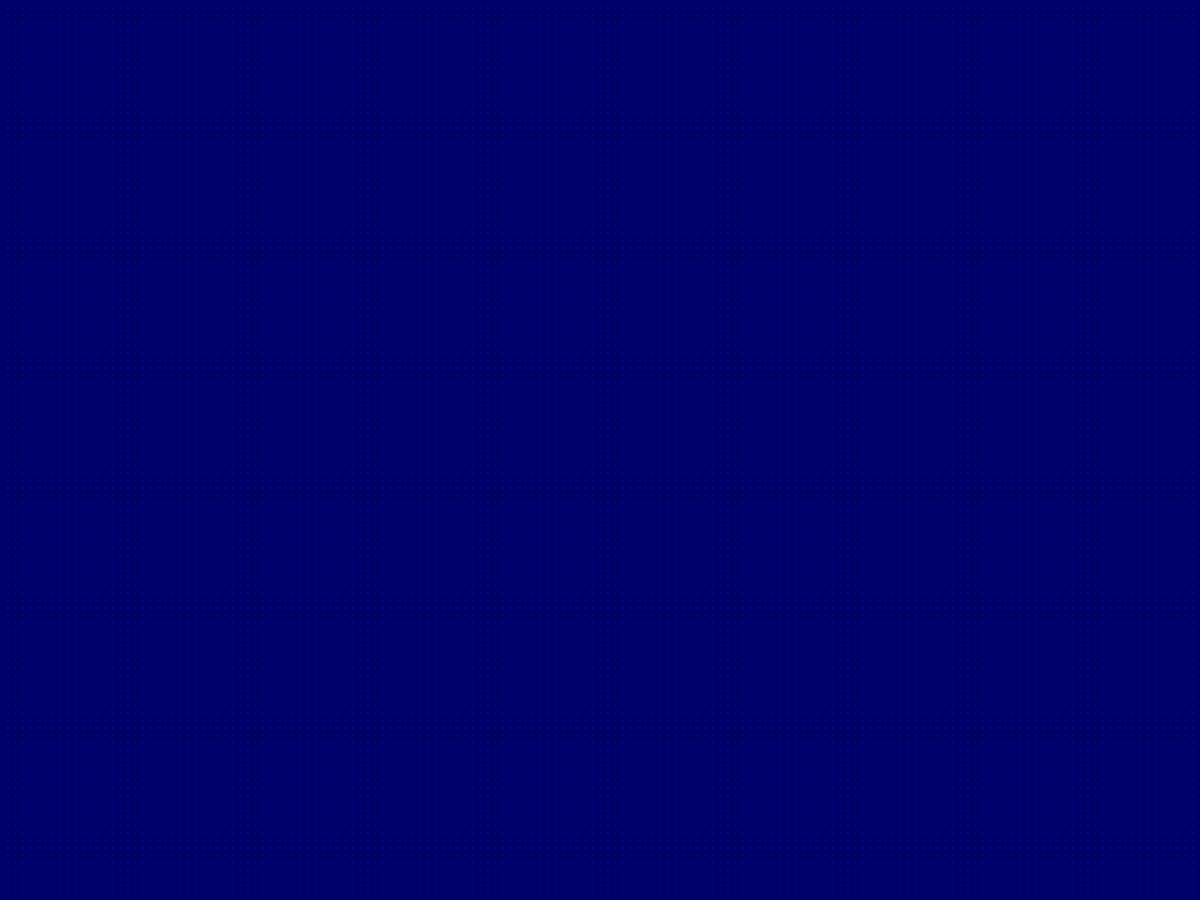
Frame 1 (no input)
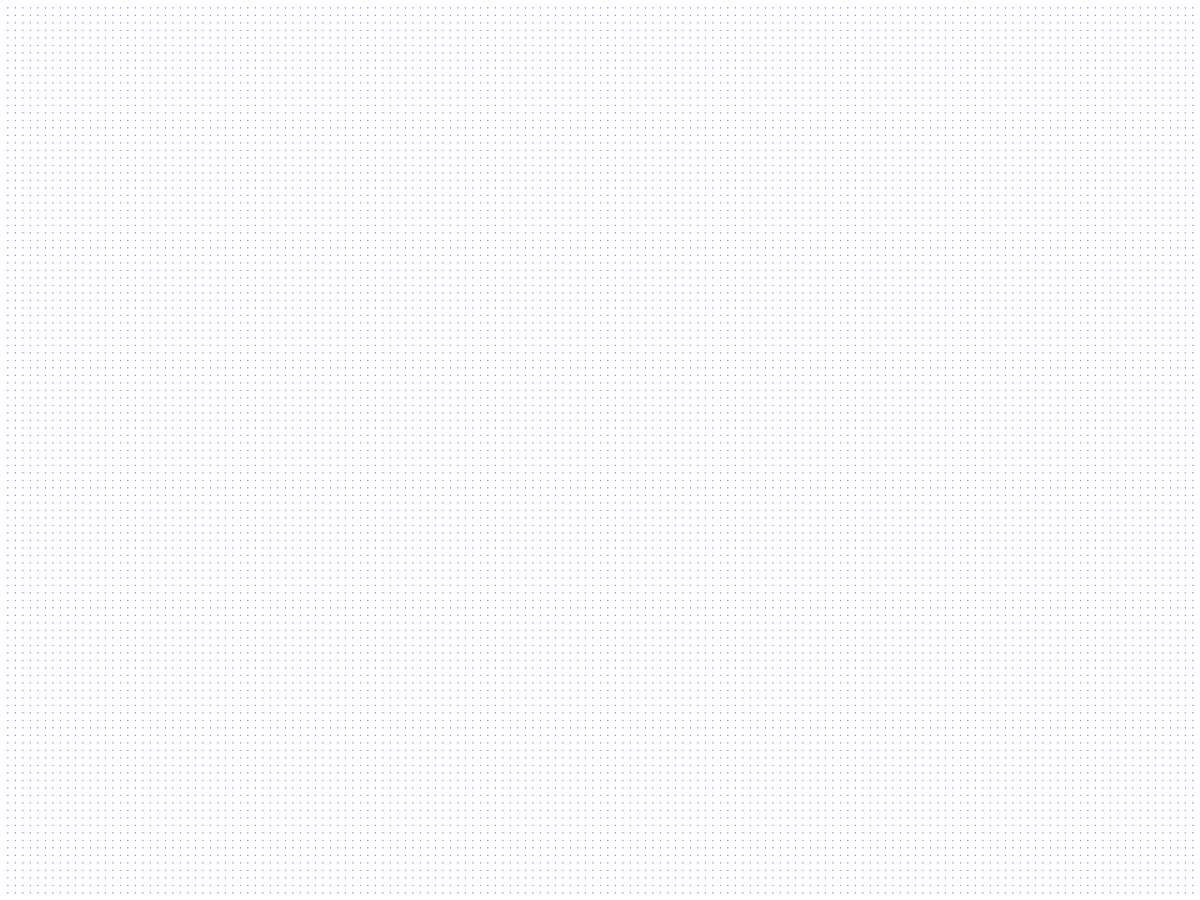
Frame 60 (the mouse pressed at the canvas centre just before this capture)
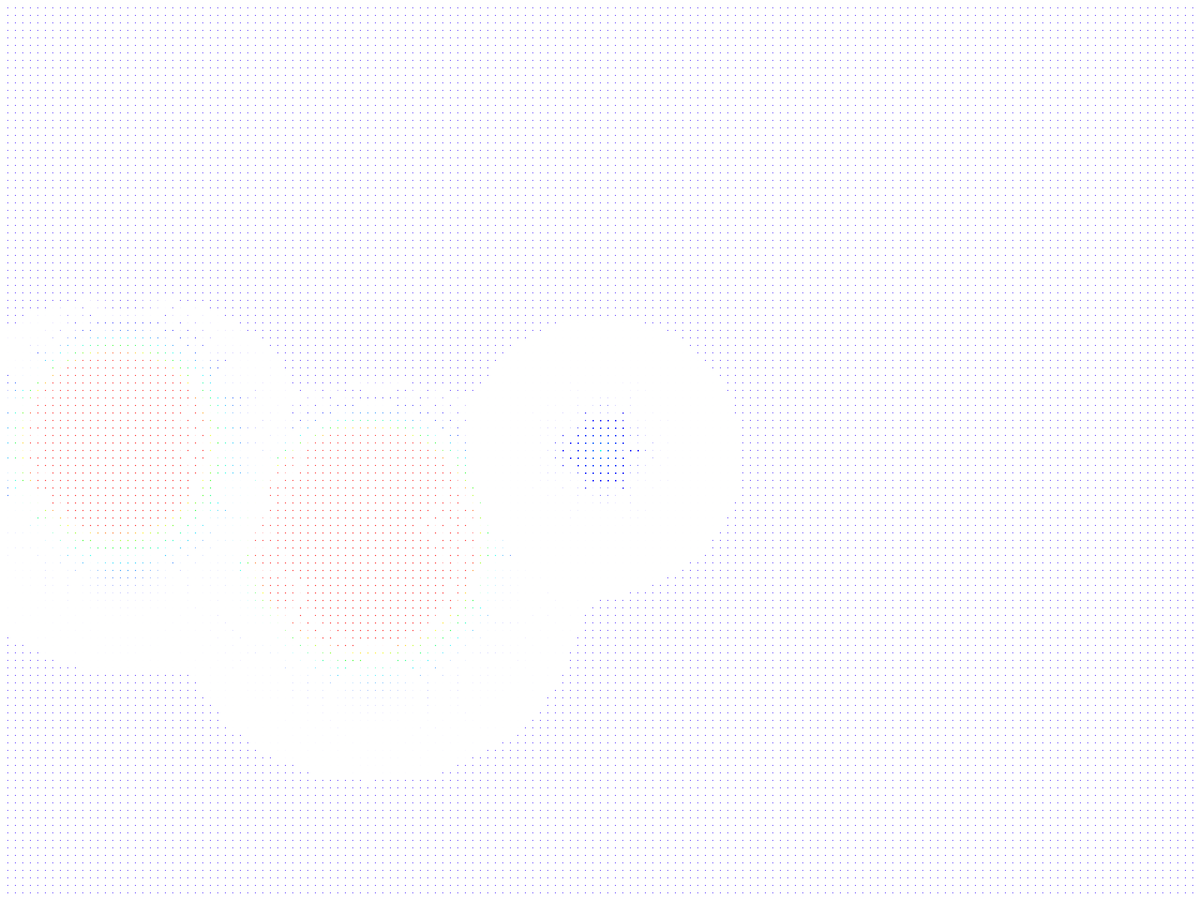
Frame 120 (the mouse held since frame 60 and released just before this capture)

The Processing sketch that drew these frames (run headless with seeded random() and noise(); from frame 60 on, the mouse is pressed at the canvas centre):

// Processing sketch: social2
// ── social2.pde
Data[][] datas;
int gridInterval = 10;
float zoff = 0;

void setup(){
  fullScreen(JAVA2D);
  datas = new Data[(int)(width/gridInterval)+3][(int)(height/gridInterval)+3];
  for(int y = 0; y < (int)(height/gridInterval)+3; y++){
    for(int x = 0; x < (int)(width/gridInterval)+3; x++){
      Data data = new Data();
      datas[x][y] = data;
    }
  }
  noStroke();
}

void draw(){
  background(360);
  float yoff = 0;;
  for(int y = 1; y < (int)(height/gridInterval)+2; y++){
    float xoff = 0;
    for(int x = 1; x < (int)(width/gridInterval)+2; x++){
      Data data = datas[x][y];
        spread(x, y);
      if(random(0, 1) < 0.000001){
        data.things = random(0, 100000000);
        //data.amount += random(0, 100000);
        //data.tier = random(1, 10);
      }
      if(data.amount > 0){
        data.things += data.tier*100;
        data.amount -= data.tier;
      }
      if(data.poplation < data.things){
        data.things -= data.poplation;
        data.poplation = data.poplation*1.01;
      }
      else{
        data.poplation = (int)data.things;
        data.things = 0;
      }
      if(data.poplation < 1){
        data.poplation = 10;
      }
      else if(data.poplation > 100){
        data.poplation = 50;
      }
      colorMode(HSB, 360, 100, 100, 100);
      fill((-(float)data.things/1000)*(float)gridInterval+250, 100, 100);
      rect(x*gridInterval, y*gridInterval, ((float)data.poplation/100)*(float)gridInterval, ((float)data.poplation/100)*(float)gridInterval);
      //rect(x*gridInterval, y*gridInterval, ((float)data.things/10000)*(float)gridInterval, ((float)data.things/10000)*(float)gridInterval);
    }
  }
}

void spread(int x, int y){
  Data data = datas[x][y];
  Data ndata = datas[x][y+1];
  Data edata = datas[x+1][y];
  Data wdata = datas[x-1][y];
  Data sdata = datas[x][y-1];
  Data nedata = datas[x+1][y+1];
  Data nwdata = datas[x-1][y+1];
  Data sedata = datas[x+1][y-1];
  Data swdata = datas[x-1][y-1];
  float totalnum = 0;
  totalnum += ndata.things;
  totalnum += edata.things;
  totalnum += wdata.things;
  totalnum += sdata.things;
  totalnum += nedata.things;
  totalnum += nwdata.things;
  totalnum += sedata.things;
  totalnum += swdata.things;
  data.things = totalnum/8;
}

void mousePressed(){
  Data data = datas[(int)(mouseX/gridInterval)][(int)(mouseY/gridInterval)];
  data.amount = random(0, 10000);
  data.tier = random(0, 50);
}

class Data {
  float poplation = 1;
  //resource;
  float amount = 0;
  float tier = 0;
  float things = 0;
}
